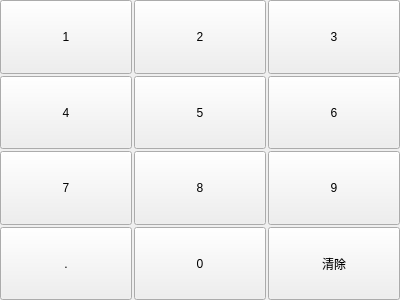
<?xml version="1.0" encoding="UTF-8"?>
<ui version="4.0">
 <class>public_key_Form</class>
 <widget class="QWidget" name="public_key_Form">
  <property name="geometry">
   <rect>
    <x>0</x>
    <y>0</y>
    <width>400</width>
    <height>300</height>
   </rect>
  </property>
  <property name="windowTitle">
   <string>Form</string>
  </property>
  <property name="styleSheet">
   <string notr="true"/>
  </property>
  <layout class="QGridLayout" name="gridLayout">
   <property name="leftMargin">
    <number>0</number>
   </property>
   <property name="topMargin">
    <number>0</number>
   </property>
   <property name="rightMargin">
    <number>0</number>
   </property>
   <property name="bottomMargin">
    <number>0</number>
   </property>
   <property name="spacing">
    <number>2</number>
   </property>
   <item row="2" column="0">
    <widget class="public_pushbutton_numkey" name="pushButton_num7">
     <property name="sizePolicy">
      <sizepolicy hsizetype="Expanding" vsizetype="Expanding">
       <horstretch>0</horstretch>
       <verstretch>0</verstretch>
      </sizepolicy>
     </property>
     <property name="focusPolicy">
      <enum>Qt::NoFocus</enum>
     </property>
     <property name="text">
      <string>7</string>
     </property>
     <property name="outer_stylesheet" stdset="0">
      <string>pushbutton_key</string>
     </property>
    </widget>
   </item>
   <item row="2" column="2">
    <widget class="public_pushbutton_numkey" name="pushButton_num9">
     <property name="sizePolicy">
      <sizepolicy hsizetype="Expanding" vsizetype="Expanding">
       <horstretch>0</horstretch>
       <verstretch>0</verstretch>
      </sizepolicy>
     </property>
     <property name="focusPolicy">
      <enum>Qt::NoFocus</enum>
     </property>
     <property name="text">
      <string>9</string>
     </property>
     <property name="outer_stylesheet" stdset="0">
      <string>pushbutton_key</string>
     </property>
    </widget>
   </item>
   <item row="3" column="0">
    <widget class="public_pushbutton_numkey" name="pushButton_dot">
     <property name="sizePolicy">
      <sizepolicy hsizetype="Expanding" vsizetype="Expanding">
       <horstretch>0</horstretch>
       <verstretch>0</verstretch>
      </sizepolicy>
     </property>
     <property name="focusPolicy">
      <enum>Qt::NoFocus</enum>
     </property>
     <property name="text">
      <string>.</string>
     </property>
     <property name="outer_stylesheet" stdset="0">
      <string>pushbutton_key</string>
     </property>
    </widget>
   </item>
   <item row="1" column="1">
    <widget class="public_pushbutton_numkey" name="pushButton_num5">
     <property name="sizePolicy">
      <sizepolicy hsizetype="Expanding" vsizetype="Expanding">
       <horstretch>0</horstretch>
       <verstretch>0</verstretch>
      </sizepolicy>
     </property>
     <property name="focusPolicy">
      <enum>Qt::NoFocus</enum>
     </property>
     <property name="text">
      <string>5</string>
     </property>
     <property name="outer_stylesheet" stdset="0">
      <string>pushbutton_key</string>
     </property>
    </widget>
   </item>
   <item row="3" column="2">
    <widget class="QPushButton" name="pushButton_clear">
     <property name="sizePolicy">
      <sizepolicy hsizetype="Expanding" vsizetype="Expanding">
       <horstretch>0</horstretch>
       <verstretch>0</verstretch>
      </sizepolicy>
     </property>
     <property name="focusPolicy">
      <enum>Qt::NoFocus</enum>
     </property>
     <property name="text">
      <string>清除</string>
     </property>
     <property name="outer_stylesheet" stdset="0">
      <string>pushbutton_key</string>
     </property>
    </widget>
   </item>
   <item row="0" column="0">
    <widget class="public_pushbutton_numkey" name="pushButton_num1">
     <property name="sizePolicy">
      <sizepolicy hsizetype="Expanding" vsizetype="Expanding">
       <horstretch>0</horstretch>
       <verstretch>0</verstretch>
      </sizepolicy>
     </property>
     <property name="focusPolicy">
      <enum>Qt::NoFocus</enum>
     </property>
     <property name="text">
      <string>1</string>
     </property>
     <property name="outer_stylesheet" stdset="0">
      <string>pushbutton_key</string>
     </property>
    </widget>
   </item>
   <item row="3" column="1">
    <widget class="public_pushbutton_numkey" name="pushButton_num0">
     <property name="sizePolicy">
      <sizepolicy hsizetype="Expanding" vsizetype="Expanding">
       <horstretch>0</horstretch>
       <verstretch>0</verstretch>
      </sizepolicy>
     </property>
     <property name="focusPolicy">
      <enum>Qt::NoFocus</enum>
     </property>
     <property name="text">
      <string>0</string>
     </property>
     <property name="outer_stylesheet" stdset="0">
      <string>pushbutton_key</string>
     </property>
    </widget>
   </item>
   <item row="0" column="2">
    <widget class="public_pushbutton_numkey" name="pushButton_num3">
     <property name="sizePolicy">
      <sizepolicy hsizetype="Expanding" vsizetype="Expanding">
       <horstretch>0</horstretch>
       <verstretch>0</verstretch>
      </sizepolicy>
     </property>
     <property name="focusPolicy">
      <enum>Qt::NoFocus</enum>
     </property>
     <property name="text">
      <string>3</string>
     </property>
     <property name="outer_stylesheet" stdset="0">
      <string>pushbutton_key</string>
     </property>
    </widget>
   </item>
   <item row="1" column="0">
    <widget class="public_pushbutton_numkey" name="pushButton_num4">
     <property name="sizePolicy">
      <sizepolicy hsizetype="Expanding" vsizetype="Expanding">
       <horstretch>0</horstretch>
       <verstretch>0</verstretch>
      </sizepolicy>
     </property>
     <property name="focusPolicy">
      <enum>Qt::NoFocus</enum>
     </property>
     <property name="text">
      <string>4</string>
     </property>
     <property name="outer_stylesheet" stdset="0">
      <string>pushbutton_key</string>
     </property>
    </widget>
   </item>
   <item row="0" column="1">
    <widget class="public_pushbutton_numkey" name="pushButton_num2">
     <property name="sizePolicy">
      <sizepolicy hsizetype="Expanding" vsizetype="Expanding">
       <horstretch>0</horstretch>
       <verstretch>0</verstretch>
      </sizepolicy>
     </property>
     <property name="focusPolicy">
      <enum>Qt::NoFocus</enum>
     </property>
     <property name="text">
      <string>2</string>
     </property>
     <property name="outer_stylesheet" stdset="0">
      <string>pushbutton_key</string>
     </property>
    </widget>
   </item>
   <item row="1" column="2">
    <widget class="public_pushbutton_numkey" name="pushButton_num6">
     <property name="sizePolicy">
      <sizepolicy hsizetype="Expanding" vsizetype="Expanding">
       <horstretch>0</horstretch>
       <verstretch>0</verstretch>
      </sizepolicy>
     </property>
     <property name="focusPolicy">
      <enum>Qt::NoFocus</enum>
     </property>
     <property name="text">
      <string>6</string>
     </property>
     <property name="outer_stylesheet" stdset="0">
      <string>pushbutton_key</string>
     </property>
    </widget>
   </item>
   <item row="2" column="1">
    <widget class="public_pushbutton_numkey" name="pushButton_num8">
     <property name="sizePolicy">
      <sizepolicy hsizetype="Expanding" vsizetype="Expanding">
       <horstretch>0</horstretch>
       <verstretch>0</verstretch>
      </sizepolicy>
     </property>
     <property name="focusPolicy">
      <enum>Qt::NoFocus</enum>
     </property>
     <property name="text">
      <string>8</string>
     </property>
     <property name="outer_stylesheet" stdset="0">
      <string>pushbutton_key</string>
     </property>
    </widget>
   </item>
  </layout>
 </widget>
 <customwidgets>
  <customwidget>
   <class>public_pushbutton_numkey</class>
   <extends>QPushButton</extends>
   <header>public_pushbutton_numkey.h</header>
  </customwidget>
 </customwidgets>
 <resources/>
 <connections/>
</ui>
